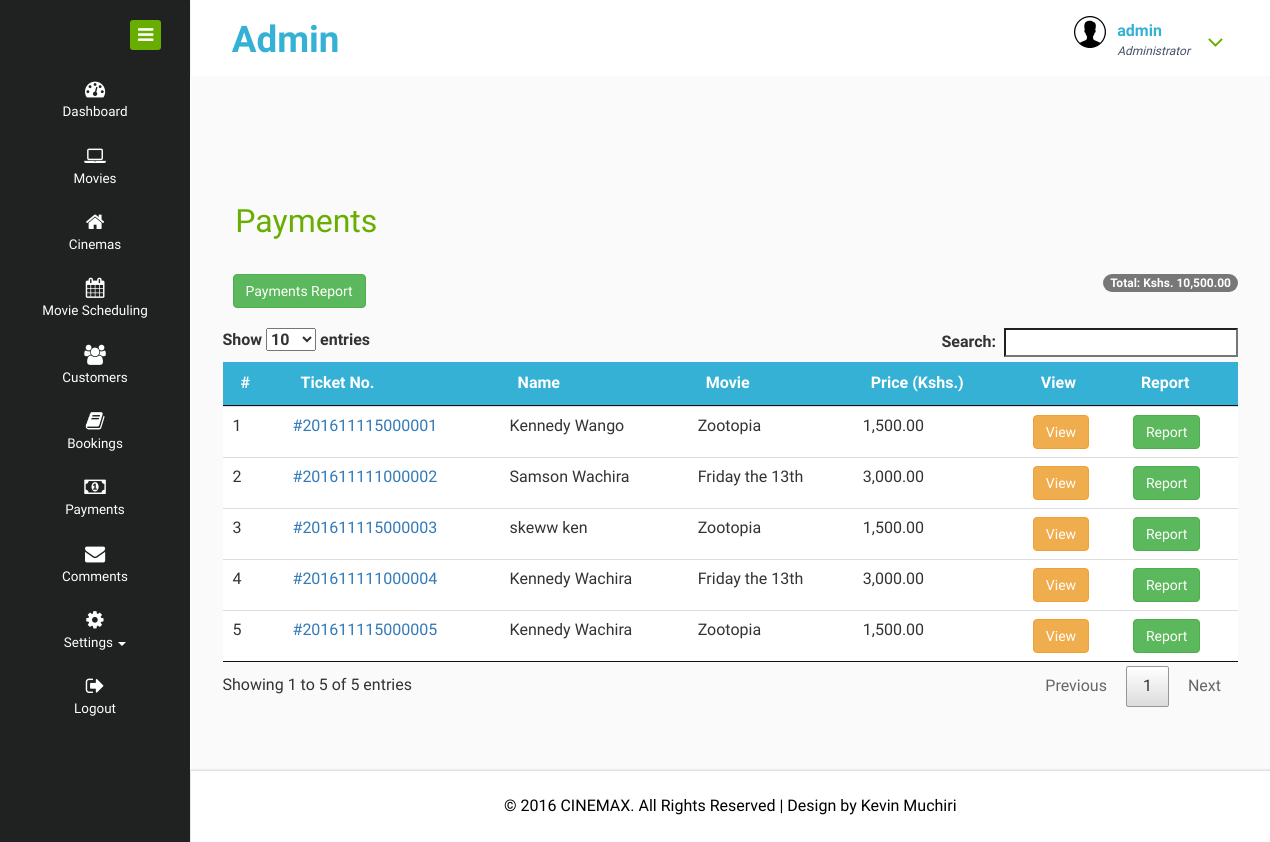
/admin/payments.php (signed in), run on an earlier commit of the app's database.
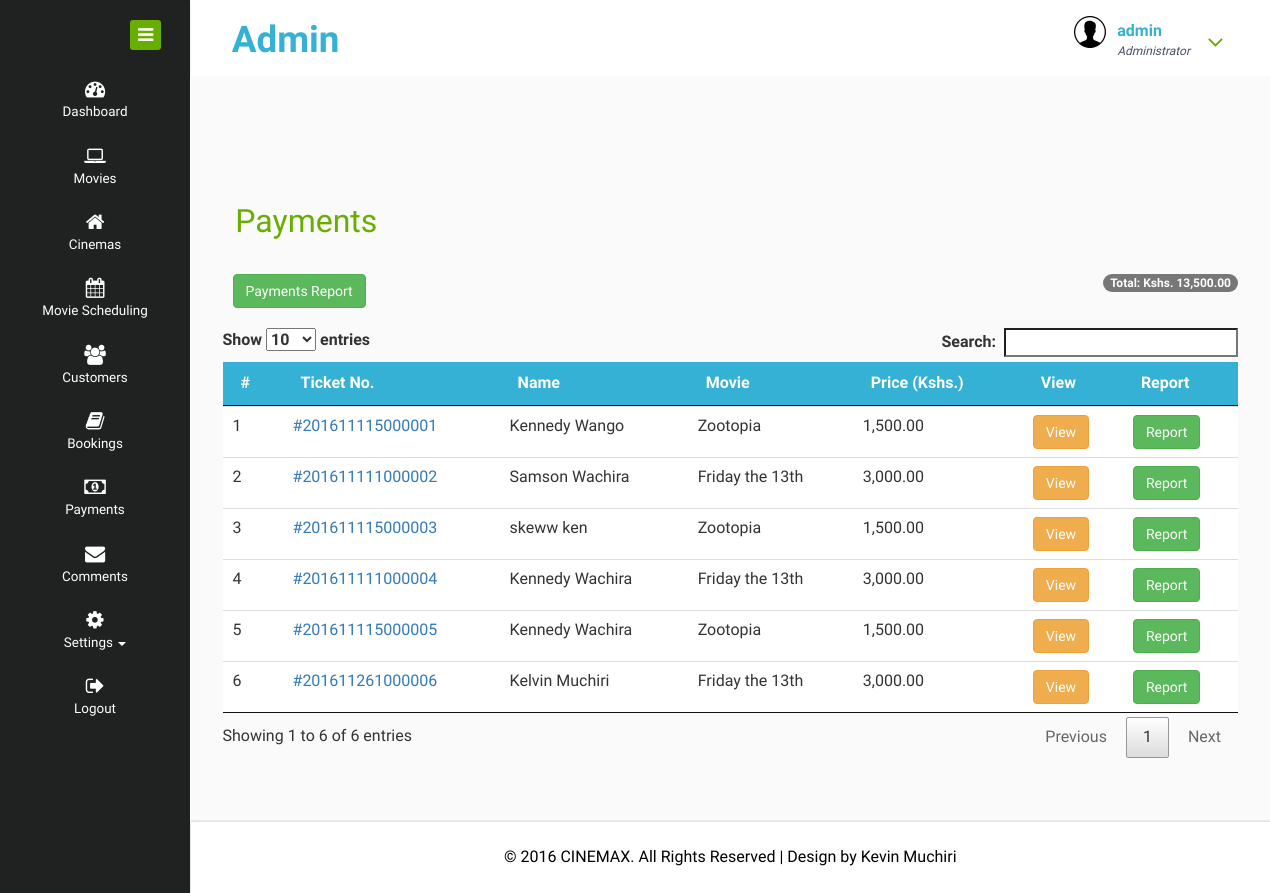
And on a later commit of the database.
### tables this page shows
CREATE TABLE `booking` (
  `id` int(11) NOT NULL,
  `movie_id` int(11) NOT NULL,
  `cinema_id` int(11) NOT NULL,
  `ticket_no` varchar(255) NOT NULL,
  `date` date NOT NULL,
  `firstname` varchar(100) NOT NULL,
  `lastname` varchar(100) NOT NULL,
  `email` varchar(255) NOT NULL,
  `phone` varchar(20) NOT NULL,
  `age` int(11) NOT NULL,
  `status` int(11) NOT NULL DEFAULT '0',
  `id_number` varchar(10) DEFAULT NULL
);

CREATE TABLE `movies` (
  `id` int(11) NOT NULL,
  `name` varchar(100) NOT NULL,
  `description` text,
  `preview` varchar(255) DEFAULT NULL,
  `image` varchar(255) DEFAULT NULL,
  `genre` varchar(100) DEFAULT NULL,
  `price` float(15,2) NOT NULL,
  `rating` float(2,1) DEFAULT NULL,
  `year` int(11) DEFAULT NULL,
  `age` varchar(30) DEFAULT NULL,
  `country` varchar(100) DEFAULT NULL
);

### admin/payments.php (the view, shortened to what this page needs)
<!DOCTYPE HTML>
<html>
<head>
<link href="css/bootstrap.css" rel="stylesheet" type="text/css" media="all">
<link href="css/jquery.dataTables.1.10.11.min.css" rel="stylesheet" type="text/css" media="all">
<link href="css/style.css" rel="stylesheet" type="text/css" media="all"/>
<link href="css/font-awesome.css" rel="stylesheet">
</head>
<body>
<div class="page-container">
   <div class="left-content">
	   <div class="mother-grid-inner">
				<?php include'head.php';?>
<div class="inner-block">
    <div class="product-block">
    	<div class="pro-head">
    		<h2>Payments</h2>
    	</div>
<?php
        $t = mysqli_query($con,"select sum(price) as total from booking left join movies on booking.movie_id=movies.id");
        $rt=mysqli_fetch_array($t,MYSQLI_ASSOC);
      ?>
 <div align="right" style="margin-bottom:-20px;">
      <span class="badge badge-success">Total: Kshs. <?php echo number_format($rt['total'],2); ?></span>
      </div>
<div style="margin-bottom:20px;margin-left:10px;">
      <a href="paymentperiod.php" class="btn btn-success">Payments Report</a>
      </div>
    	<table id="users" class="table table-condensed table-responsive table-hover">
      <thead style="background:#35b1d6">
        <th style="color:#FFF">#</th>
        <th style="color:#FFF">Ticket No.</th>
        <th style="color:#FFF">Name</th>
        <th style="color:#FFF">Movie</th>
        <th style="color:#FFF">Price (Kshs.)</th>
        <th style="color:#FFF">View</th>
        <th style="color:#FFF">Report</th>
      </thead>
      <tbody>
        <?php
        $selm = mysqli_query($con,"select * from booking");
        $i=0;
		while($row=mysqli_fetch_array($selm,MYSQLI_ASSOC)){
		$i++;
    $id=$row['id'];
    $sel = mysqli_query($con,"select * from movies where id='".$row['movie_id']."'");
    $r = mysqli_fetch_array($sel,MYSQLI_ASSOC);
		echo'<tr class="del'.$id.'"><td>'.$i.'</td><td><a href="view_payment.php?id='.$row['id'].'">#'.$row['ticket_no'].'</a></td><td>'.$row['firstname'].' '.$row['lastname'].'</td><td>'.$r['name'].'</td><td>'.number_format($r['price'],2).'</td><td><a class="btn btn-warning" href="view_payment.php?id='.$row['id'].'">View</a></td><td><a target="blank" href="reportpayment.php?id='.$row['id'].'" target="_blank" class="btn btn-success">Report</a></td></tr>';
		}
        ?>
      </tbody>
    </table>
    </div>
</div>
<link rel="stylesheet" type="text/css" href="css/magnific-popup.css">
<?php include'footer.php';?>
</div>
</div>
    <?php include'includes.php';?>
</body>
</html>

What changed in the data, as far as the page shows it:
added booking: ticket_no "201611261000006", firstname "Kelvin", lastname "Muchiri", movie.name "Friday the 13th", movie.price "3,000.00"
Also different on the page:
text written by a page script: "Show entries Search: Showing 1 to 5 of 5 entries Previous 1 Next" → "Show entries Search: Showing 1 to 6 of 6 entries Previous 1 Next"
$rt['total']: "10,500.00" → "13,500.00"
